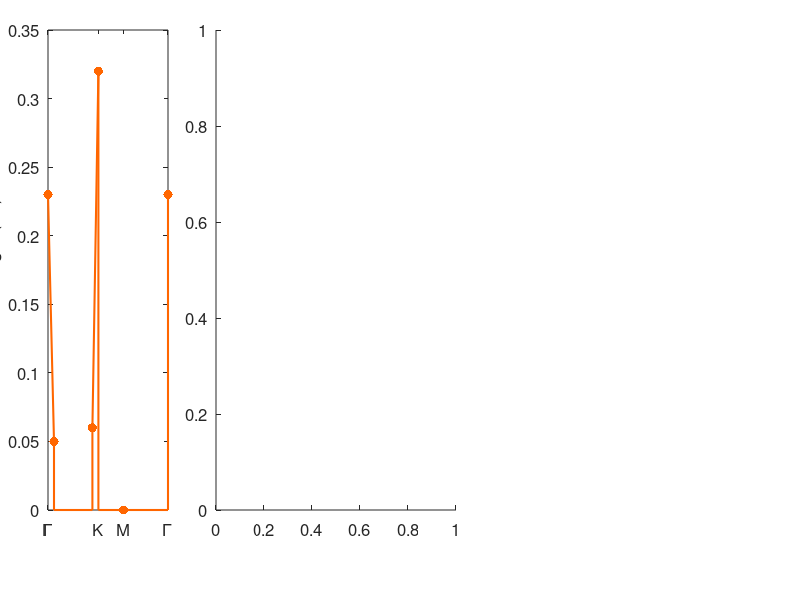

The MATLAB source for this figure: (Note: this script raises an error after producing the figure.)
set(0, 'defaultaxesfontsize', 12, 'defaulttextfontsize', 12)
figure(3, 'position', [0 0 1000 400])
colours_pi = autumn(6);

% Plot EPC dispersion

subplot('Position', [0.06 0.15 0.15 0.8])
hold on
plot([0 0.05 0.05 0.37 0.37 0.37 0.42 0.42 0.63 1 1], [0.23 0.05 0 0 0 0.06 0.32 0 0 0 0.23], '-', 'Color', colours_pi(3, :), 'Linewidth', 1.5)
plot([0 0.05 0.37 0.42 0.63 1], [0.23 0.05 0.06 0.32 0 0.23], '.', 'Color', colours_pi(3, :), 'MarkerSize', 20)
hold off
ylabel('EPC strength (eV)')
xticks([0 0.42 0.63 1])
xticklabels({'\Gamma' 'K' 'M' '\Gamma'})
box on

% Plot resonance fit

subplot('Position', [0.27 0.15 0.3 0.8])
hold on
data_tmp = importdata('pi*/285.6eV.txt', ' ');
errorbar(data_tmp(:, 1), data_tmp(:, 2) / 170, data_tmp(:, 3) / 170, 'k.')
data_tmp = importdata('pi*/285.6eV_calc.txt', ' ');
plot(data_tmp(:, 1), data_tmp(:, 2) / max(data_tmp(:, 2)), '-', 'Color', colours_pi(3, :), 'LineWidth', 2)
plot([0.13 0.13 0.18 0.18 0.18 0.24 0.24], [0.9 0.95 0.95 1 0.95 0.95 0.9], 'k-')
text(0.18, 1.04, '1-phonon', "horizontalalignment", "center")
plot([0.28 0.28 0.36 0.36 0.36 0.44 0.44], [1 1.05 1.05 1.1 1.05 1.05 1], 'k-')
text(0.36, 1.14, '2-phonon', "horizontalalignment", "center")
plot([0.44 0.44 0.57 0.57 0.57 0.64 0.64], [0.9 0.95 0.95 1 0.95 0.95 0.9], 'k-')
text(0.57, 1.04, '3-phonon', "horizontalalignment", "center")
plot([0.6 0.6 0.78 0.78 0.78 0.84 0.84], [0.8 0.85 0.85 0.9 0.85 0.85 0.8], 'k-')
text(0.78, 0.94, '4-phonon', "horizontalalignment", "center")
text(0.75, 1.1, '285.6 eV', "horizontalalignment", "center")
hold off
xlim([0.08 0.88])
ylim([0 1.2])
xticks(0:0.1:0.8)
xlabel('Energy loss (eV)')
ylabel('Normalized intensity')
box on

% Plot energy dependence

subplot('Position', [0.65 0.15 0.05 0.8])
hold on
data_tmp = importdata('pi*/XAS.txt', ' ');
plot(data_tmp(:, 2), data_tmp(:, 1), 'k-', 'LineWidth', 1)
annotation('arrow', [0.7 0.68], [0.15 0.15], 'Color', colours_pi(1, :), 'LineWidth', 2)
annotation('arrow', [0.7 0.666], [0.31 0.31], 'Color', colours_pi(2, :), 'LineWidth', 2)
annotation('arrow', [0.7 0.656], [0.47 0.47], 'Color', colours_pi(3, :), 'LineWidth', 2)
annotation('arrow', [0.7 0.657], [0.63 0.63], 'Color', colours_pi(4, :), 'LineWidth', 2)
annotation('arrow', [0.7 0.678], [0.79 0.79], 'Color', colours_pi(5, :), 'LineWidth', 2)
hold off
xlim([0.9 1.8])
ylim([285.2 286.2])
xlabel('XAS')
ylabel('Incident energy (eV)')
xticks([])
box on
set(gca, 'XDir', 'reverse')

norm_tmp = [140 180 170 210 350];

subplot('Position', [0.701 0.15 0.25 0.8])
hold on
for i = 1:5
    data_tmp = importdata(['pi*/' num2str(285 + 0.2 * i, '%.1f') 'eV.txt'], ' ');
    errorbar(data_tmp(:, 1), data_tmp(:, 2) / norm_tmp(i) + i, data_tmp(:, 3) / norm_tmp(i), 'k.')
    data_tmp = importdata(['pi*/' num2str(285 + 0.2 * i, '%.1f') 'eV_calc.txt'], ' ');
    plot(data_tmp(:, 1), data_tmp(:, 2) / max(data_tmp(:, 2)) + i, '-', 'Color', colours_pi(i, :), 'Linewidth', 2)
end
hold off
xlim([0.08 0.88])
ylim([1 6])
xlabel('Energy loss (eV)')
ylabel('Normalized intensity', 'Position', [0.9 3.3], 'Rotation', 270)
yticks([])
box on

print('Fig3.pdf', '-dpdf', '-S1000,400')
